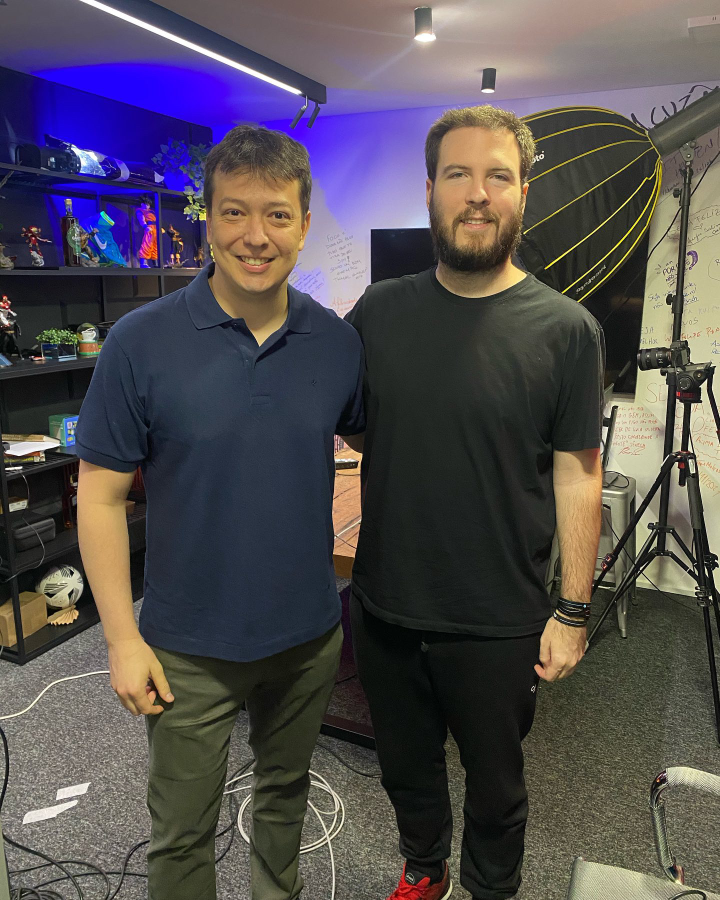
#> input picture Deteccao-de-Blur-com-FFT/imagem_nitida.jpg, 1440 x 1800 px, found by its file name (shown at 1/2 size)
$ jupyter execute deteccao_blur_fft.ipynb   (older library calls are emulated)
#> lines starting #> are read from the running program, lines starting #| are printed output that depends on the picture
# Detecção de Blur com FFT em Imagens Reais

Notebook público do artigo publicado no blog [Sigmoidal](https://sigmoidal.ai).

---

[cell 1]
import urllib.request
import numpy as np
import cv2
import matplotlib.pyplot as plt

plt.style.use('seaborn-v0_8-whitegrid')
plt.rcParams.update({
    'figure.figsize': (10, 4),
    'font.size': 12,
    'axes.titlesize': 13,
    'axes.labelsize': 12,
    'image.cmap': 'gray',
})

## Blur como filtragem passa-baixas

O **blur** (desfoque) é o resultado da convolução da imagem original $f(x, y)$ com uma função de espalhamento (*Point Spread Function*) $h(x, y)$:

$$g(x, y) = f(x, y) * h(x, y)$$

No domínio da frequência, a convolução se torna uma **multiplicação**:

$$G(u, v) = F(u, v) \cdot H(u, v)$$

Se $h$ é um kernel gaussiano, então $H(u, v)$ se comporta como um **filtro passa-baixas** — preserva baixas frequências e atenua altas frequências (bordas e detalhes finos).

A consequência prática:

- Imagem **nítida** → muita energia em altas frequências.
- Imagem **borrada** → altas frequências atenuadas → espectro concentrado perto da origem.

## Transformada de Fourier 2D

Para uma imagem em tons de cinza $f(x, y)$ de tamanho $M \times N$, a Transformada Discreta de Fourier 2D é:

$$F(u, v) = \sum_{x=0}^{M-1} \sum_{y=0}^{N-1} f(x, y)\, e^{-j\,2\pi\left(\frac{ux}{M} + \frac{vy}{N}\right)}$$

Na prática, usamos `np.fft.fft2` para calcular a FFT 2D e `np.fft.fftshift` para centralizar o componente DC (baixas frequências) no centro da imagem.

Para visualizar o espectro, aplicamos a magnitude em escala logarítmica:

$$\text{magnitude}(u, v) = \log_{10}\!\big(1 + |F(u, v)|\big)$$

## Carregando as imagens

[cell 2]
# URLs das imagens hospedadas no GitHub
URL_NITIDA = "https://raw.githubusercontent.com/carlosfab/blog-sigmoidal/main/Deteccao-de-Blur-com-FFT/imagem_nitida.jpg"
URL_BORRADA = "https://raw.githubusercontent.com/carlosfab/blog-sigmoidal/main/Deteccao-de-Blur-com-FFT/imagem_borrada.jpg"


def url_to_image(url):
    """Faz download de uma imagem a partir da URL e retorna como array BGR."""
    resp = urllib.request.urlopen(url)
    data = np.asarray(bytearray(resp.read()), dtype="uint8")
    return cv2.imdecode(data, cv2.IMREAD_COLOR)
#> returned value is the input picture: shape (1800, 1440, 3); mean B, G, R 81.6, 76.8, 82.2


def resize_width(img, width=500):
    """Redimensiona mantendo a proporção, fixando a largura."""
#> called with width = 500
    h, w = img.shape[:2]
#> h = 1800; w = 1440
    escala = width / float(w)
#> escala = 0.347
    return cv2.resize(img, (width, int(h * escala)), interpolation=cv2.INTER_AREA)
#> returned value: shape (625, 500, 3)


# Carrega, redimensiona e converte para tons de cinza
img_nitida = resize_width(url_to_image(URL_NITIDA), width=500)
img_borrada = resize_width(url_to_image(URL_BORRADA), width=500)
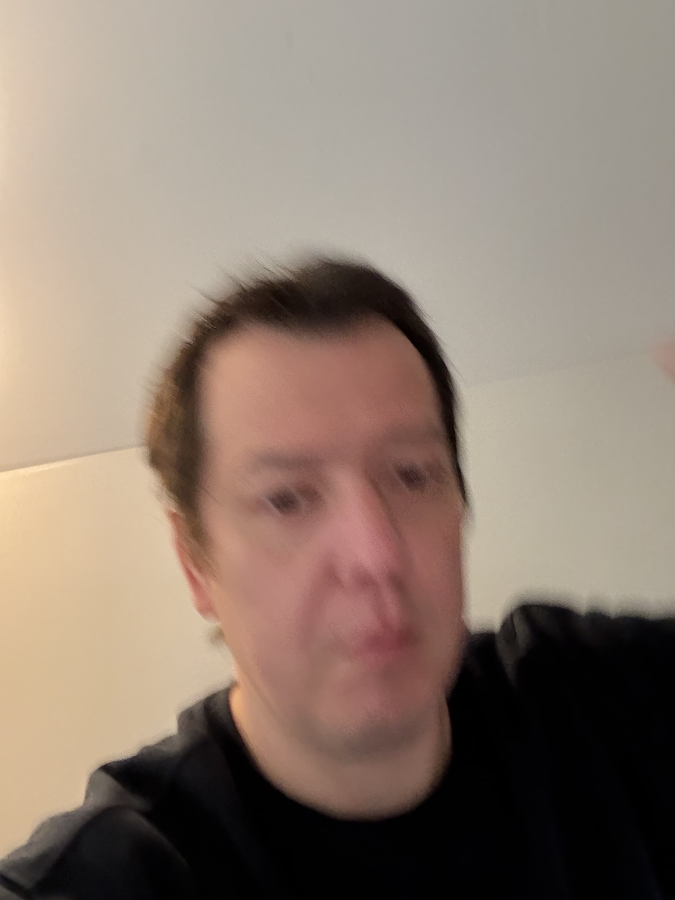
#> input picture Deteccao-de-Blur-com-FFT/imagem_borrada.jpg, 1350 x 1800 px, found by its file name (shown at 1/2 size)
#> in url_to_image, returned value is the input picture: shape (1800, 1350, 3); mean B, G, R 113.4, 125.9, 142.3

gray_nitida = cv2.cvtColor(img_nitida, cv2.COLOR_BGR2GRAY)
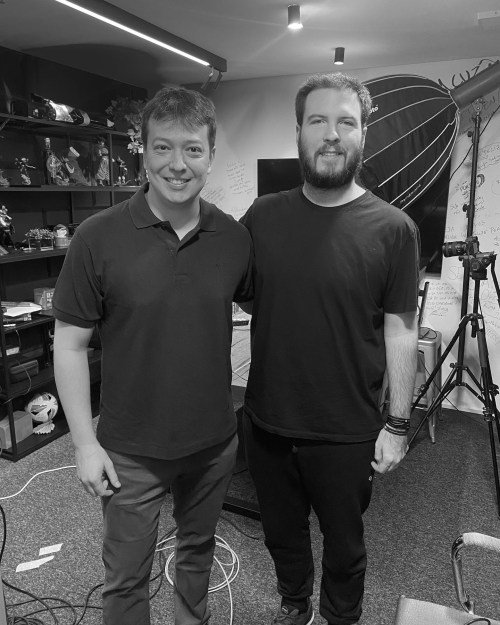
#> gray_nitida: shape (625, 500); min 2, max 255, mean 79
gray_borrada = cv2.cvtColor(img_borrada, cv2.COLOR_BGR2GRAY)
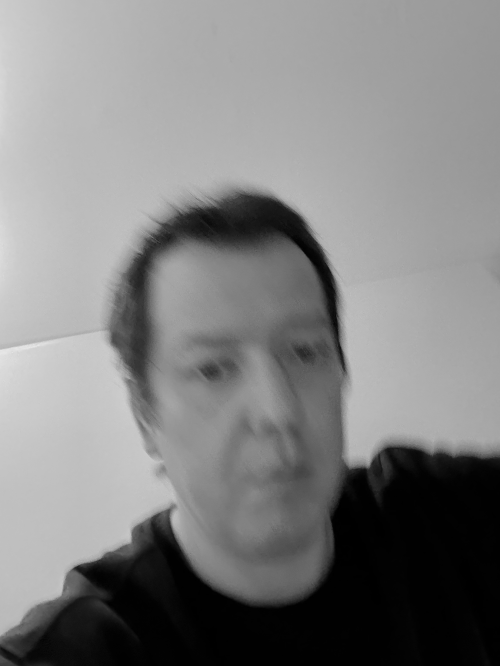
#> gray_borrada: shape (666, 500); min 0, max 231, mean 129.3

# Exibir lado a lado
fig, axes = plt.subplots(1, 2, figsize=(10, 4))
axes[0].imshow(cv2.cvtColor(img_nitida, cv2.COLOR_BGR2RGB))
axes[0].set_title('Imagem nítida')
axes[0].axis('off')

axes[1].imshow(cv2.cvtColor(img_borrada, cv2.COLOR_BGR2RGB))
axes[1].set_title('Imagem borrada')
axes[1].axis('off')

plt.tight_layout()
plt.show()

## Visualizando o espectro de frequência

Antes de construir o detector, vamos visualizar os espectros de magnitude das duas imagens para confirmar que a imagem borrada tem menos energia nas altas frequências.

[cell 3]
def plot_espectro(image, titulo):
    """Calcula e exibe a imagem lado a lado com seu espectro de magnitude."""
#> called with titulo = 'Imagem nítida'
    fft = np.fft.fft2(image)
    fft_shift = np.fft.fftshift(fft)
    magnitude = np.log10(1 + np.abs(fft_shift))
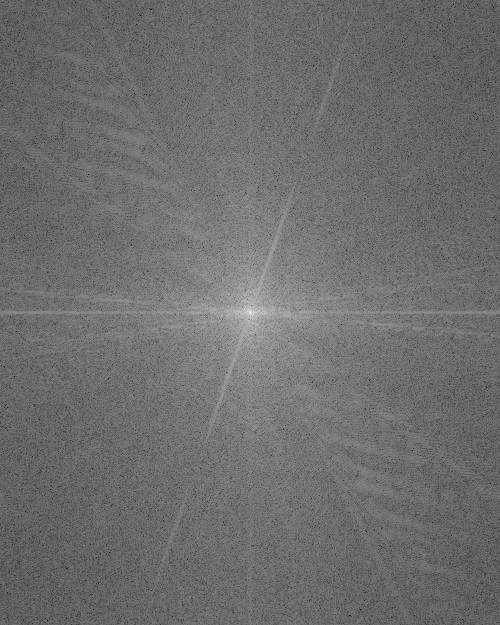
#> magnitude: shape (625, 500) float64; min 0.906, max 7.39, mean 3.72; drawn with min black and max white

    fig, axes = plt.subplots(1, 2, figsize=(10, 4))
    axes[0].imshow(image, cmap='gray')
    axes[0].set_title(titulo)
    axes[0].axis('off')

    im = axes[1].imshow(magnitude, cmap='inferno')
    axes[1].set_title('Espectro de magnitude')
    axes[1].axis('off')
    plt.colorbar(im, ax=axes[1], fraction=0.046, pad=0.04)

    plt.tight_layout()
    plt.show()


plot_espectro(gray_nitida, 'Imagem nítida')
plot_espectro(gray_borrada, 'Imagem borrada')
#> call 2 of plot_espectro, with titulo = 'Imagem borrada'
#> in plot_espectro (call 2), `magnitude = np.log10(1 + np.abs(fft_shift))`:
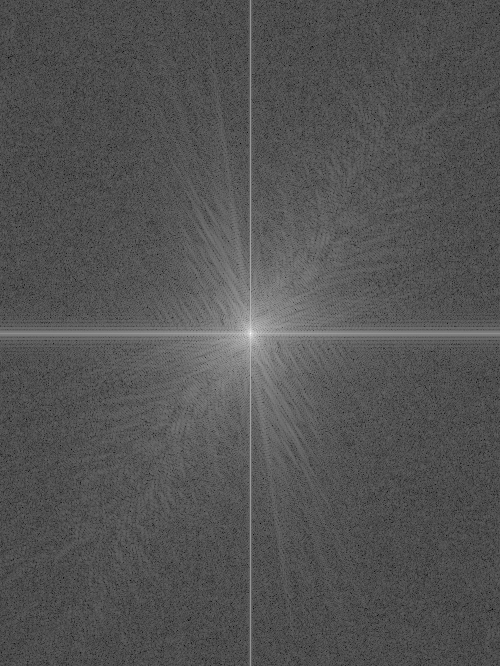
#> magnitude: shape (666, 500) float64; min 0.458, max 7.63, mean 2.82; drawn with min black and max white
#> in plot_espectro (call 2), `plt.show()`:
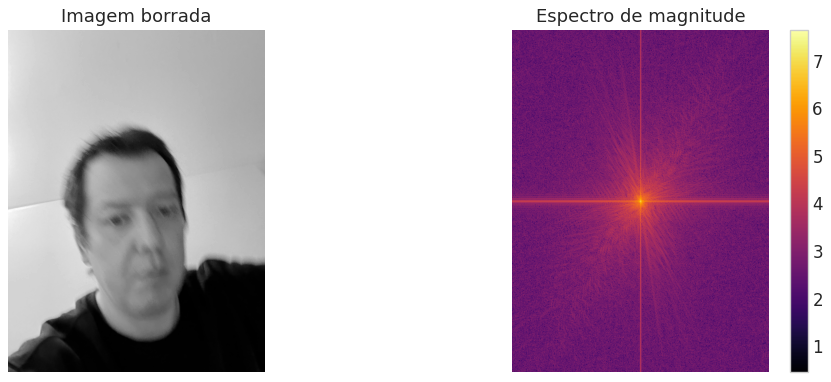
#> figure drawn by matplotlib, 3 panels

## Implementação do detector de blur via FFT

A ideia é simples:

1. Calcular a FFT 2D e centralizar com `fftshift`.
2. Criar uma **máscara circular** de raio `size` e zerar essa região central — removendo as baixas frequências.
3. Aplicar a FFT inversa para reconstruir apenas o conteúdo de **altas frequências**.
4. Calcular a **média da magnitude** desse sinal — quanto maior, mais detalhes finos (mais nítida).
5. Comparar com um limiar `thresh`: se a média estiver abaixo, a imagem é considerada borrada.

Essa abordagem é uma versão didática inspirada em [Liu et al. (CVPR 2008)](https://ieeexplore.ieee.org/document/4587825), que propôs detectar blur parcial em imagens analisando o conteúdo espectral por patches.

[cell 4]
def detect_blur_fft(image, size=60, thresh=5):
    """
    Detecta se uma imagem em tons de cinza esta borrada usando FFT.

    Parametros:
        image  : imagem em tons de cinza (numpy array 2D)
        size   : raio da mascara circular central (baixas frequencias)
        thresh : limiar de nitidez (calibrar conforme a aplicacao)

    Retorna:
        (mean_mag, is_blurry)
        mean_mag  : media da magnitude das altas frequencias (>= 0)
        is_blurry : True se a imagem for considerada borrada
    """
#> called with size = 60, thresh = 5
    if image.ndim != 2:
        raise ValueError("A imagem deve ser 2D (tons de cinza).")

    h, w = image.shape
#> h = 625; w = 500
    cy, cx = h // 2, w // 2
#> cy = 312; cx = 250

    # FFT 2D + centralizar componente DC
    fft = np.fft.fft2(image)
    fft_shift = np.fft.fftshift(fft)

    # Mascara circular: zerar baixas frequencias (raio <= size)
    Y, X = np.ogrid[:h, :w]
#> Y = 625 values from 0 to 624
    dist = np.sqrt((X - cx)**2 + (Y - cy)**2)
    fft_shift[dist <= size] = 0

    # FFT inversa: reconstruir apenas altas frequencias
    recon = np.fft.ifft2(np.fft.ifftshift(fft_shift))

    # Metrica: media da magnitude (sempre >= 0)
    mean_mag = np.mean(np.abs(recon))
#> mean_mag = 9.03
    is_blurry = mean_mag <= thresh
#> is_blurry = False

    return mean_mag, is_blurry

## Aplicando o detector

[cell 5]
# Hiperparametros
SIZE = 60     # raio da mascara circular
THRESH = 5    # limiar de nitidez

mean_nitida, blur_nitida = detect_blur_fft(gray_nitida, size=SIZE, thresh=THRESH)
#> mean_nitida = 9.03; blur_nitida = False
mean_borrada, blur_borrada = detect_blur_fft(gray_borrada, size=SIZE, thresh=THRESH)
#> mean_borrada = 2.3; blur_borrada = True

print(f"Imagem nitida  — metrica FFT: {mean_nitida:.2f} | {'BORRADA' if blur_nitida else 'NITIDA'}")
#| Imagem nitida  — metrica FFT: 9.03 | NITIDA
print(f"Imagem borrada — metrica FFT: {mean_borrada:.2f} | {'BORRADA' if blur_borrada else 'NITIDA'}")
#| Imagem borrada — metrica FFT: 2.30 | BORRADA

[cell 6]
# Comparacao visual com anotacao
fig, axes = plt.subplots(1, 2, figsize=(10, 4))

for ax, img, mean_val, is_blurry, titulo in [
    (axes[0], gray_nitida, mean_nitida, blur_nitida, 'Imagem nítida'),
    (axes[1], gray_borrada, mean_borrada, blur_borrada, 'Imagem borrada'),
]:
    ax.imshow(img, cmap='gray')
    rotulo = 'BORRADA' if is_blurry else 'NÍTIDA'
    cor = '#e74c3c' if is_blurry else '#2ecc71'
    ax.set_title(f'{titulo}\n{rotulo} (métrica = {mean_val:.2f})', color=cor, fontweight='bold')
    ax.axis('off')
#> this loop made 2 passes
#> (mean_val, is_blurry, titulo, rotulo, cor) on passes 1 to 2: (9.03, False, 'Imagem nítida', 'NÍTIDA', '#2ecc71'), (2.3, True, 'Imagem borrada', 'BORRADA', '#e74c3c')

plt.tight_layout()
plt.show()

## Experimento: blur progressivo

Para validar o detector, vamos aplicar borramentos gaussianos com kernels crescentes na imagem nítida e observar como a métrica decai.

[cell 7]
kernels = list(range(1, 32, 2))  # valores impares: 1, 3, 5, ..., 31
scores_fft = []

for k in kernels:
    img_blur = cv2.GaussianBlur(gray_nitida, (k, k), 0) if k > 1 else gray_nitida.copy()
    mean_val, is_blurry = detect_blur_fft(img_blur, size=SIZE, thresh=THRESH)
    scores_fft.append(mean_val)
    status = 'BORRADA' if is_blurry else 'NITIDA'
    print(f"Kernel {k:2d} — metrica: {mean_val:8.2f} — {status}")
#> this loop made 16 passes
#> (mean_mag in detect_blur_fft, is_blurry, mean_val, status) on passes 1 to 12: (9.03, False, 9.03, 'NITIDA'), (6, False, 6, 'NITIDA'), (4.81, True, 4.81, 'BORRADA'), (3.54, True, 3.54, 'BORRADA'), (2.78, True, 2.78, 'BORRADA'), (2.18, True, 2.18, 'BORRADA'), (1.69, True, 1.69, 'BORRADA'), (1.39, True, 1.39, 'BORRADA'), (1.19, True, 1.19, 'BORRADA'), (1.05, True, 1.05, 'BORRADA'), (0.99, True, 0.99, 'BORRADA'), (0.944, True, 0.944, 'BORRADA')
#| Kernel  1 — metrica:     9.03 — NITIDA
#| Kernel  3 — metrica:     6.00 — NITIDA
#| Kernel  5 — metrica:     4.81 — BORRADA
#| Kernel  7 — metrica:     3.54 — BORRADA
#| Kernel  9 — metrica:     2.78 — BORRADA
#| Kernel 11 — metrica:     2.18 — BORRADA
#| Kernel 13 — metrica:     1.69 — BORRADA
#| Kernel 15 — metrica:     1.39 — BORRADA
#> (further printed lines are left out)
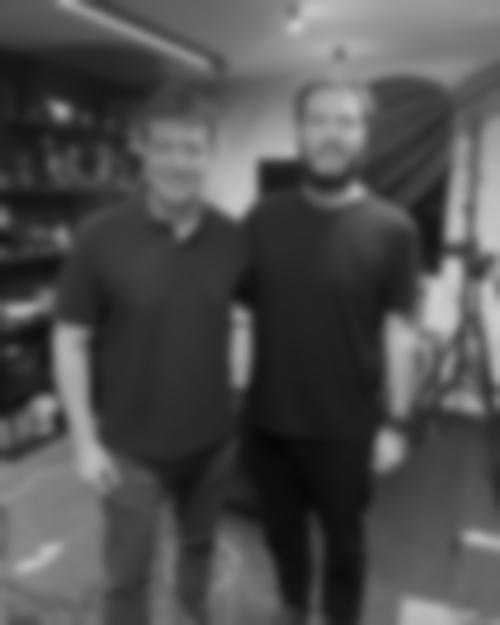
#> img_blur: shape (625, 500); min 7, max 204, mean 79
#> after the loop, scores_fft = [9.03, 6, 4.81, 3.54, 2.78, 2.18, 1.69, 1.39, 1.19, 1.05, 0.99, 0.944, 0.923, 0.909, 0.899, 0.893]

[cell 8]
plt.figure(figsize=(10, 5))
plt.plot(kernels, scores_fft, 'o-', color='#2c3e50', linewidth=2, markersize=6)
plt.axhline(y=THRESH, color='#e74c3c', linestyle='--', linewidth=1.5, label=f'Limiar = {THRESH}')
plt.fill_between(kernels, 0, THRESH, alpha=0.08, color='red')
plt.xlabel('Tamanho do kernel gaussiano')
plt.ylabel('Métrica FFT (média da magnitude)')
plt.title('Degradação da métrica FFT sob blur progressivo')
plt.legend(fontsize=11)
plt.tight_layout()
plt.show()
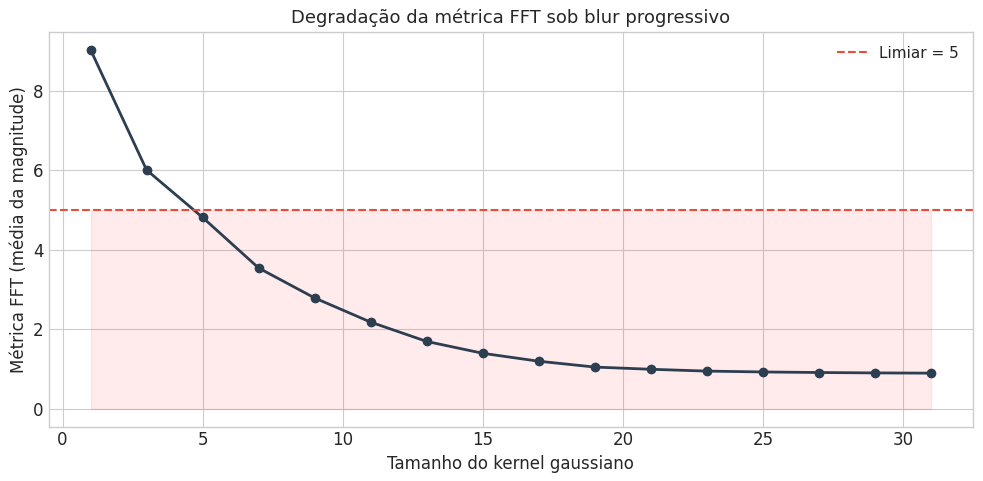
#> figure drawn by matplotlib, 1 panel; curve peaks at x = 1, y = 9.03

## Comparação: FFT vs. Variância do Laplaciano

O método mais simples e popular para detecção de blur é a **variância do Laplaciano** ([Pech-Pacheco et al., ICPR 2000](https://ieeexplore.ieee.org/document/903548)): aplicar o operador Laplaciano (segunda derivada) e calcular a variância do resultado.

- Imagem nítida → Laplaciano forte → variância alta.
- Imagem borrada → Laplaciano fraco → variância baixa.

Vamos comparar as duas abordagens no mesmo experimento de blur progressivo.

[cell 9]
def variancia_laplaciano(image):
    """Calcula a variancia do Laplaciano como metrica de nitidez."""
    return cv2.Laplacian(image, cv2.CV_64F).var()


# Calcular metrica do Laplaciano para cada nivel de blur
scores_lap = []
for k in kernels:
    img_blur = cv2.GaussianBlur(gray_nitida, (k, k), 0) if k > 1 else gray_nitida.copy()
    scores_lap.append(variancia_laplaciano(img_blur))
#> this loop made 16 passes
#> k on passes 2 to 13: 3, 5, 7, 9, 11, 13, 15, 17, 19, 21, 23, 25
#> after the loop, scores_lap = [1721.1, 147.8, 57.3, 22.19, 13.04, 8.27, 5.63, 4.29, 3.43, 2.86, 2.53, 2.26, 2.11, 1.97, 1.88, 1.81]

# Normalizar ambas as metricas para [0, 1] (para comparacao visual)
fft_norm = np.array(scores_fft) / max(scores_fft)
#> fft_norm = [1, 0.665, 0.533, 0.392, 0.308, 0.241, 0.187, 0.154, 0.132, 0.116, 0.11, 0.105, 0.102, 0.101, 0.0996, 0.0989]
lap_norm = np.array(scores_lap) / max(scores_lap)
#> lap_norm = [1, 0.0859, 0.0333, 0.0129, 0.00757, 0.0048, 0.00327, 0.00249, 0.00199, 0.00166, 0.00147, 0.00131, 0.00122, 0.00115, 0.00109, 0.00105]

plt.figure(figsize=(10, 5))
plt.plot(kernels, fft_norm, 'o-', label='FFT (média da magnitude)', linewidth=2, markersize=6)
plt.plot(kernels, lap_norm, 's--', label='Laplaciano (variância)', linewidth=2, markersize=6)
plt.xlabel('Tamanho do kernel gaussiano')
plt.ylabel('Métrica normalizada [0, 1]')
plt.title('FFT vs. Laplaciano — resposta ao blur progressivo')
plt.legend(fontsize=11)
plt.tight_layout()
plt.show()
#> figure, not shown here; curve peaks at x = 1, y = 1; curve peaks at x = 1, y = 1

## Visualizando o efeito do blur no espectro

Para consolidar a intuição, vamos comparar o espectro da imagem original com o de versões progressivamente borradas.

[cell 10]
niveis_blur = [1, 5, 11, 21, 31]

fig, axes = plt.subplots(2, len(niveis_blur), figsize=(16, 7))

for i, k in enumerate(niveis_blur):
    img_blur = cv2.GaussianBlur(gray_nitida, (k, k), 0) if k > 1 else gray_nitida.copy()

    # Imagem
    axes[0, i].imshow(img_blur, cmap='gray')
    axes[0, i].set_title(f'Kernel = {k}', fontsize=11)
    axes[0, i].axis('off')

    # Espectro
    fft_shift = np.fft.fftshift(np.fft.fft2(img_blur))
    mag = np.log10(1 + np.abs(fft_shift))
    axes[1, i].imshow(mag, cmap='inferno')
    axes[1, i].set_title('Espectro', fontsize=11)
    axes[1, i].axis('off')
#> this loop made 5 passes
#> pass 3, `mag = np.log10(1 + np.abs(fft_shift))`:
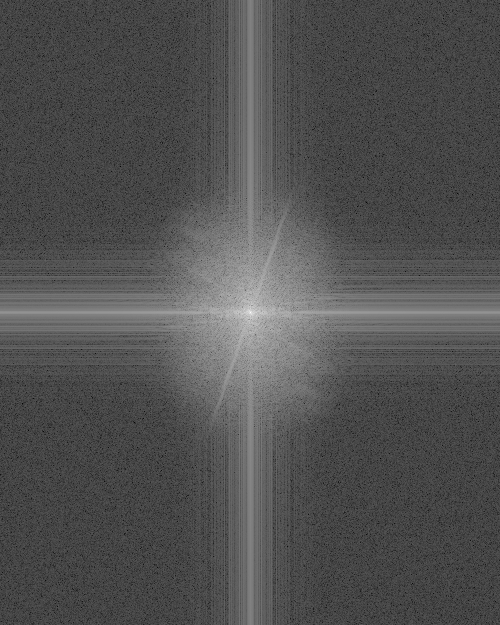
#> mag: shape (625, 500) float64; min 0.137, max 7.39, mean 2.46; drawn with min black and max white

axes[0, 0].set_ylabel('Imagem', fontsize=12)
axes[1, 0].set_ylabel('Espectro FFT', fontsize=12)
plt.suptitle('Efeito do blur gaussiano no espectro de frequência', fontsize=14, fontweight='bold')
plt.tight_layout()
plt.show()
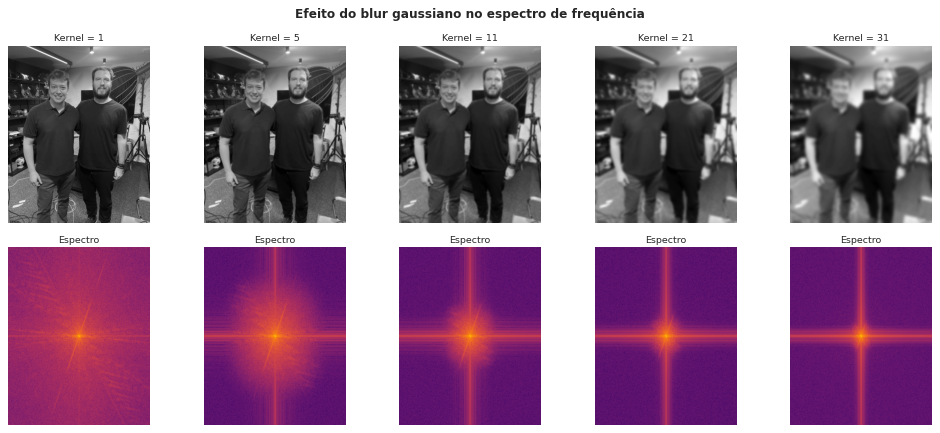
#> figure drawn by matplotlib, 10 panels
